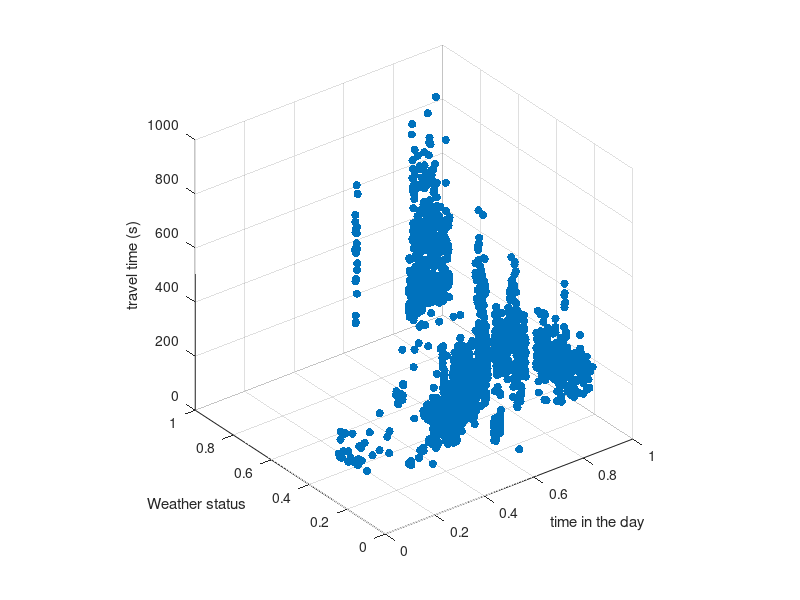
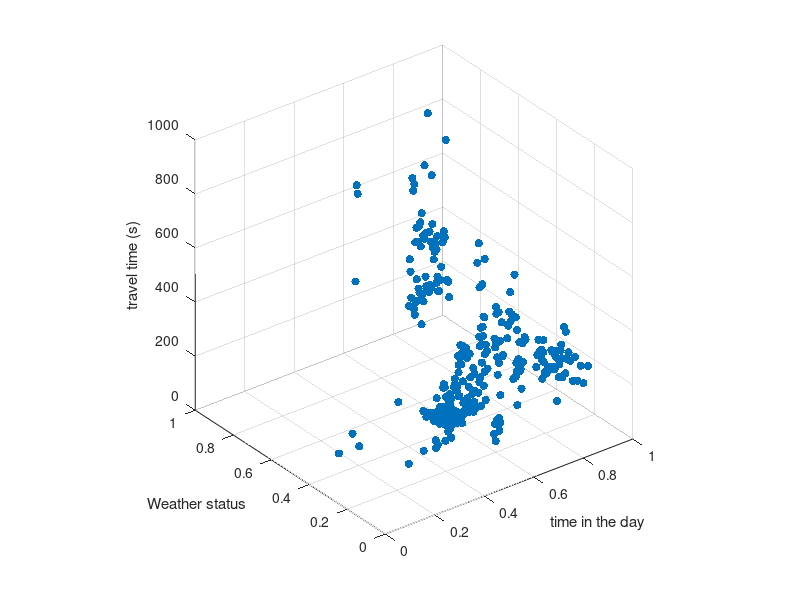

The MATLAB source for these figures, in order: (Note: this script raises an error after producing the figures.)

%% (INIT 1) Get the actual dataset, shape it, and plot it, write it down in csv.

% input.txt and output.txt have the input actual dataset.
in = csvread('input.txt');
out= csvread('output.txt');

x1=in(1,:);
x2=in(2,:);
x3=in(3,:);
z_def=out(1,:);
z=out(1,:);

si=size(x1,2);
for i=1:si
    z(1,i)=90+(1+5*normpdf(x1(1,i),0.3,0.04)+10*normpdf(x1(1,i),0.7,0.10)+200*x3(1,i))*z(1,i)/60;
end

scatter3(x1,x3,z,'filled');
axis([0 1 0 1 0 1000]);
xlabel('time in the day');
ylabel('Weather status');
zlabel('travel time (s)')
grid on
axis square

csvwrite('good_dataset_input.txt',in);
csvwrite('good_dataset_output.txt', z);

%% (INIT 2) filter to get a sub-dataset (smaller), and plot it, save it.
x1f=[];
x2f=[];
x3f=[];
zf=[];
max=size(x1,2);

counter=0;
for i=1:max
    counter = counter + 1;
    if counter>9
       x1f=[x1f x1(i)];
       x2f=[x2f x2(i)];
       x3f=[x3f x3(i)];
       zf=[zf z(i)];
       counter=0;
    end
end

% Save it by reorganizing it first...
inf=[x1f;x2f;x3f];
sizeinf=size(inf,2);
for i=1:sizeinf
    new_index = floor(rand*sizeinf);
    if new_index==0
        new_index=1;
    end
    % input
    temp=inf(:,i);
    inf(:,i)=inf(:,new_index);
    inf(:,new_index)=temp;
    % output
    temp2=zf(:,i);
    zf(:,i)=zf(:,new_index);
    zf(:,new_index)=temp2;
end
csvwrite('inputs.txt',inf);
csvwrite('outputs.txt', zf);

% plot
figure
scatter3(inf(1,:),inf(3,:),zf,'filled');
axis([0 1 0 1 0 1000]);
xlabel('time in the day');
ylabel('Weather status');
zlabel('travel time (s)')
grid on
axis square

%% Kernel Regression, and plot of the results
[Error,AggregatedError,Estimate,UStar,Inputs,Outputs,ShareOfTrainingSet] = kernelRegression();
total=size(x1f,2);
est_size=size(Estimate,2);
train=floor(total*ShareOfTrainingSet);
disp 'Error on all points:';disp(AggregatedError(1));
disp 'Error on training:';disp(AggregatedError(2));
disp 'Error on test:';disp(AggregatedError(3));

figure
%Red: Training set
scatter3(inf(1,1:train),inf(3,1:train),zf(1:train),'r', 'filled');
hold on
%Green: Test set, Actual values
scatter3(inf(1,train+1:total),inf(3,train+1:total),zf(1,train+1:total),'g', 'filled');
hold on
%Blue: Test set, Estimated values
scatter3(inf(1,total-est_size+1:total),inf(3,total-est_size+1:total),Estimate,'b', 'filled');
axis([0 1 0 1 0 1000]);
xlabel('time in the day');
ylabel('Weather status');
zlabel('travel time (s)')
grid on
axis square

figure
usize=size(UStar(:,1));
plot(1:usize,UStar);
xlabel('Kernel');
ylabel('Optimal amplitude');
hold on
steps=zeros(usize);
small=size(inf(1,:),2);
for i=1:usize
   steps(i)=3*floor(i/small);
end
plot(1:usize,steps);

%% replot

figure
%Red: Training set
scatter3(inf(1,1:train),inf(3,1:train),zf(1:train),'r', 'filled');
hold on
%Green: Test set, Actual values
% scatter3(inf(1,train+1:total),inf(3,train+1:total),zf(1,train+1:total),'g', 'filled');
% hold on
%Blue: Test set, Estimated values
scatter3(inf(1,train+1:total),inf(3,train+1:total),Estimate,'b', 'filled');
axis([0 1 0 1 0 1000]);
xlabel('time in the day');
ylabel('Weather status');
zlabel('travel time (s)')
grid on
axis square

%% Calculate aggregated error for training and test set depending on share of training set.
iterations=30;
results=zeros(5,1);
for i=1:iterations
    [Error,AggregatedError,Estimate,UStar,Inputs,Outputs,ShareOfTrainingSet]...
        = kernelRegression(i/iterations,0.01);
    results=[results AggregatedError];
end
results=results(:,2:size(results,2));

%% Plot aggregated error on share of training set
figure
plot(results(1,:),results(3,:),'r');
hold on
plot(results(1,:),results(4,:),'g');
xlabel('Share of training data');
ylabel('Total error (%)');
h = legend('Error on the training set','Error on the test set',2);
set(h,'Interpreter','none')

%% Calculate aggregated error for training and test set depending on rho.
span=0.7;
divide=100;
results=zeros(5,1);
for i=0.01:span/divide:span
    [Error,AggregatedError,Estimate,UStar,Inputs,Outputs,ShareOfTrainingSet]...
        = kernelRegression(0.2,i);
    results=[results AggregatedError];
end
results=results(:,2:size(results,2));

%% Plot aggregated error on rho
figure
plot(results(5,:),results(3,:),'r');
hold on
plot(results(5,:),results(4,:),'g');
xlabel('Weight of normalization against over-fitting');
ylabel('Total error (%)');
h = legend('Error on the training set','Error on the test set',2);
set(h,'Interpreter','none')


%% filter
xf=[];
yf=[];
zf=[];
max=size(x1,2);
window = 1;
min_w = 0;

counter=0;
for i=1:max
    counter = counter+1;
    if (y(i) >= min_w && y(i) <= min_w+window && counter>0)
        xf=[xf x(i)];
        yf=[yf y(i)];
        zf=[zf z(i)];
        counter=0;
    end
end

%% scatter 2d plot

figure
scatter(xf,zf,'filled')
axis([0 1 0 1000])
xlabel('time in the day');
ylabel('travel time (s)');
grid on
axis square

%% tt
figure
scatter(tt(:,1),tt(:,2),'filled','r');


